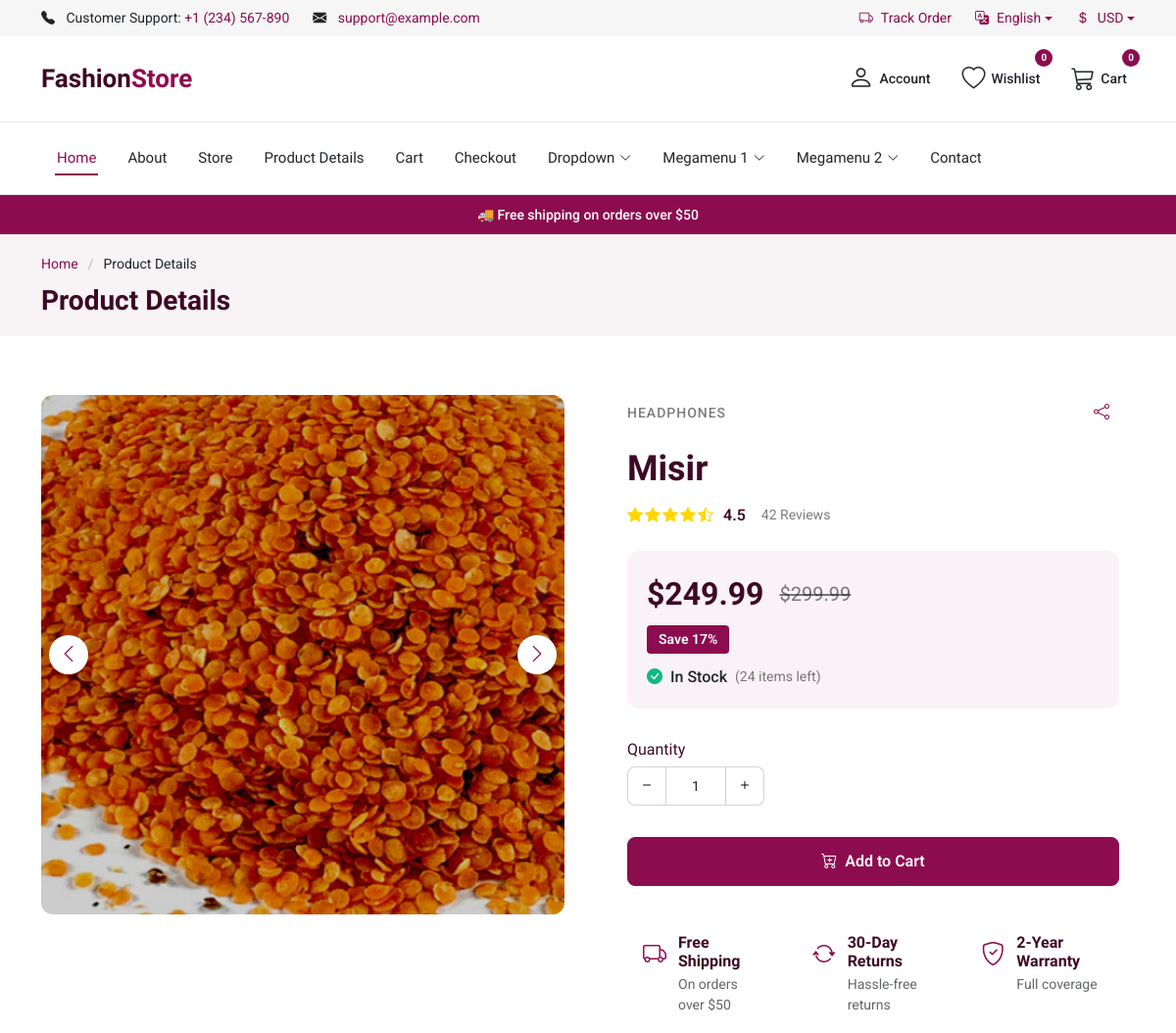
Before: /store/category/grains/misir/ (upper part) with the older database file.
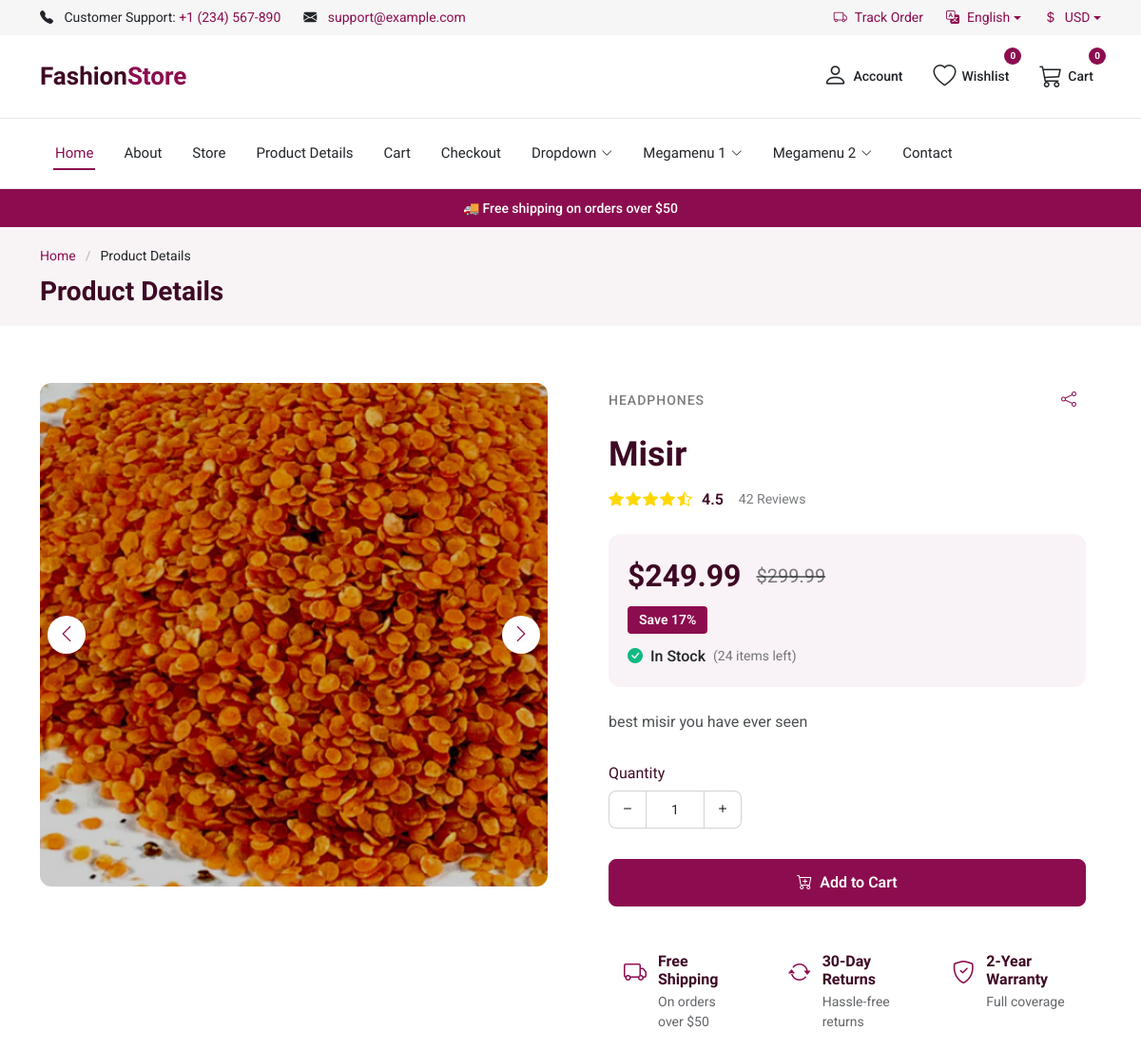
After: the same page with the newer database file.
### store/models.py (models this page shows, shortened)
class Product(models.Model):
    category = models.ForeignKey(Category,on_delete=models.CASCADE)
    product_name = models.CharField(max_length=200,unique=True)
    slug = models.SlugField(max_length=200,unique=True)
    description = models.TextField(max_length=200,blank=True)
    price = models.IntegerField()
    image = models.ImageField(upload_to='photos/products',blank=True)
    is_available = models.BooleanField(default=True)
    created_date = models.DateTimeField(auto_now_add=True)
    modified_date = models.DateTimeField(auto_now=True)

### store/views.py (the view)
# urls.py: path('category/<slug:category_slug>/<slug:product_slug>/',views.product_detail,name='product_detail'),
def product_detail(request,category_slug,product_slug):
    try:
        single_product = Product.objects.get(category__slug=category_slug,slug=product_slug)
        in_cart = CartItem.objects.filter(cart__cart_id = _cart_id(request),product=single_product).exists()
    except Exception as e:
        raise e
    context = {
        'single_product':single_product,
        'in_cart':in_cart
    }
    return render(request,"store/product-details.html",context)

### carts/context_processor.py (called while the page is built)
def counter(request):
    cart_count = 0
    if 'admin' in request.path:
        return {}
    else:
        try:
            cart = Cart.objects.get(cart_id=_cart_id(request))
            cart_items = CartItem.objects.all().filter(cart=cart)
            cart_count = sum(cart_item.quantity for cart_item in cart_items)
        except Cart.DoesNotExist:
            cart_count = 0
    return dict(cart_count=cart_count)

### carts/views.py (called while the page is built)
def _cart_id(request):
    cart_session = request.session.get('cart_id')
    if not cart_session:
        cart_session = str(uuid.uuid4())
        request.session['cart_id'] = cart_session
    return cart_session

### category/context_processor.py (called while the page is built)
def menu_links(request):
     links = Category.objects.all()
     return {'links':links}

### templates/store/product-details.html (shortened to what the changed rows need)
{% extends 'base.html' %}
{% load static %}
{% block content %}
  <main class="main">
    <div class="page-title light-background">
      <div class="container">
        <h1>Product Details</h1>
      </div>
    </div>
    <section id="product-details" class="product-details section">
      <div class="container" data-aos="fade-up" data-aos-delay="100">
        <div class="row g-5">
          <div class="col-lg-6 mb-5 mb-lg-0" data-aos="fade-right" data-aos-delay="200">
            <div class="product-gallery">
              <div class="main-image-wrapper">
                <div class="image-zoom-container">
                  <a href="{{ single_product.image.url }}" class="glightbox" data-gallery="product-gallery">
                    <img src="{{ single_product.image.url }}" alt="{{single_product.product_name}}" class="img-fluid main-image drift-zoom" id="main-product-image" data-zoom="{{ single_product.image.url }}">
                  </a>
                </div>
              </div>
            </div>
          </div>
          <div class="col-lg-6" data-aos="fade-left" data-aos-delay="200">
            <div class="product-info-wrapper" id="product-info-sticky">
              <div class="product-meta">
                <div class="d-flex justify-content-between align-items-center mb-3">
                  <span class="product-category">Headphones</span>
                  <div class="product-share">
                  </div>
                </div>
                <h1 class="product-title">{{single_product.product_name}}</h1>
                <div class="product-rating">
                  <div class="stars">
                  </div>
                  <a href="#reviews" class="rating-count">42 Reviews</a>
                </div>
              </div>
              <div class="product-short-description">
                <p>{{single_product.description}}</p>
              </div>
            </div>
          </div>
        </div>
      </div>
    </section>
  </main>
</body>
</html>
{% endblock %}

Changed rows visible on the page:
changed Product "Misir": description (not shown) → "best misir you have ever seen"
